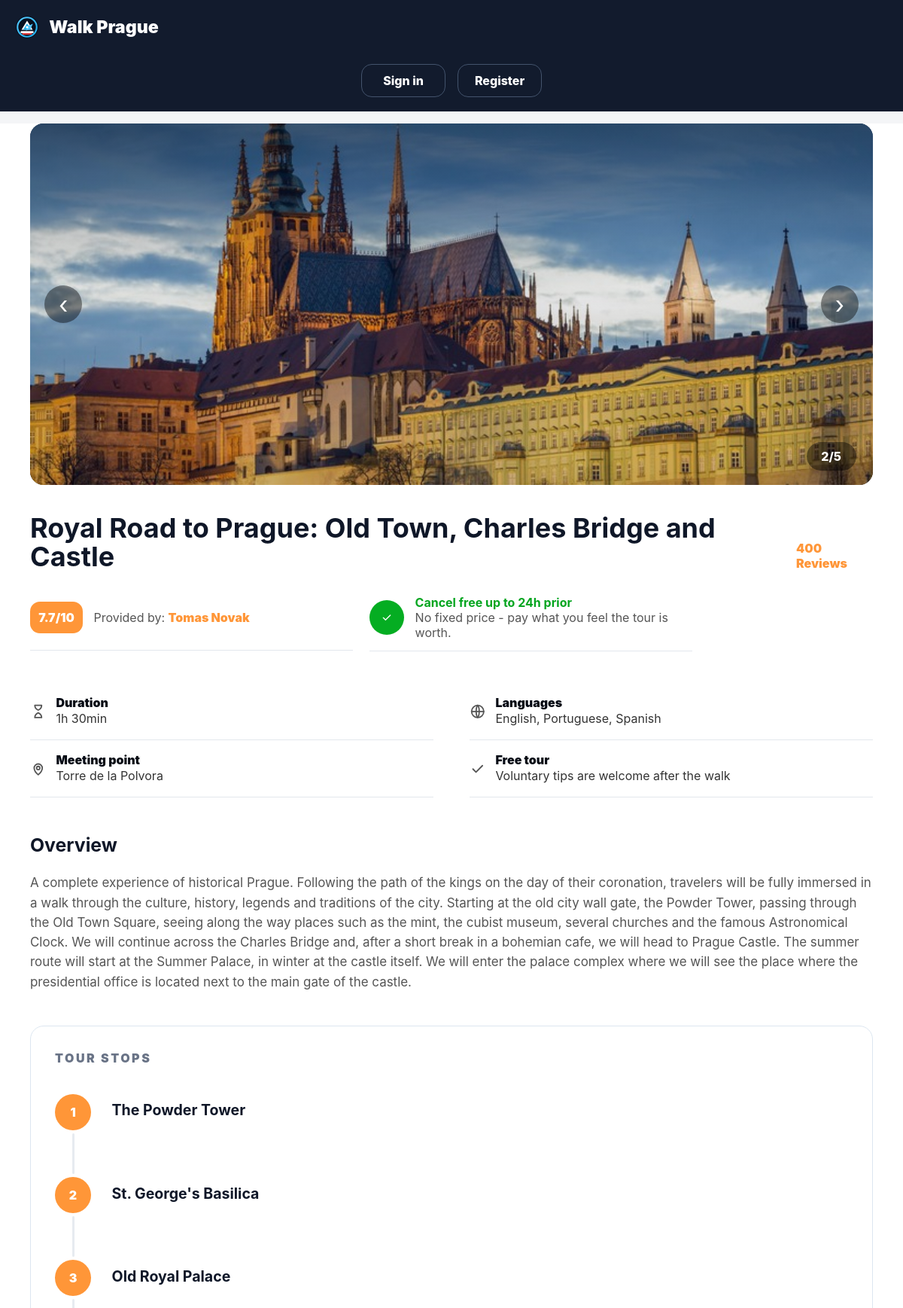
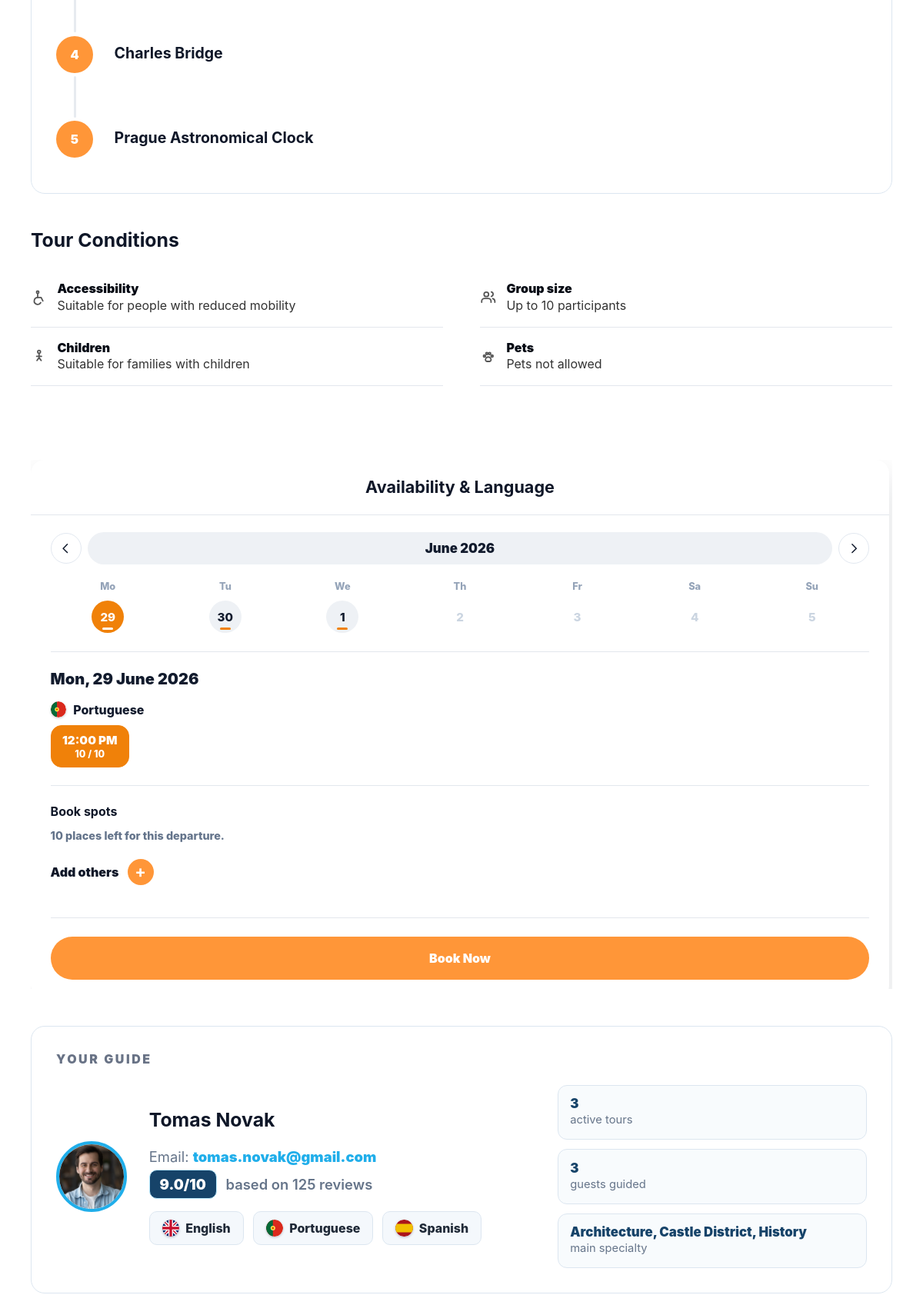
The page /tours/royal-road-to-prague (upper part) on the database its author committed (2 pictures, top to bottom).
### tables this page shows
CREATE TABLE tours (
            id INTEGER PRIMARY KEY AUTOINCREMENT,
            guide_id INTEGER NOT NULL REFERENCES guides(id) ON DELETE CASCADE,
            slug TEXT NOT NULL UNIQUE,
            title TEXT NOT NULL,
            description TEXT NOT NULL,
            meeting_point TEXT NOT NULL,
            duration_minutes INTEGER NOT NULL,
            max_participants INTEGER NOT NULL,
            status TEXT NOT NULL DEFAULT 'active',
            wheelchair_accessible INTEGER NOT NULL DEFAULT 0,
            suitable_for_children INTEGER NOT NULL DEFAULT 0,
            pet_friendly INTEGER NOT NULL DEFAULT 0,
            rating REAL NOT NULL DEFAULT 0,
            review_count INTEGER NOT NULL DEFAULT 0,
            created_at TEXT NOT NULL DEFAULT CURRENT_TIMESTAMP
        );

CREATE TABLE tour_stops (
            id INTEGER PRIMARY KEY AUTOINCREMENT,
            tour_id INTEGER NOT NULL REFERENCES tours(id) ON DELETE CASCADE,
            stop_order INTEGER NOT NULL,
            title TEXT NOT NULL
        );

CREATE TABLE guides (
            id INTEGER PRIMARY KEY AUTOINCREMENT,
            email TEXT NOT NULL UNIQUE,
            password_hash TEXT NOT NULL,
            first_name TEXT NOT NULL,
            last_name TEXT NOT NULL,
            profile_photo TEXT,
            active_since INTEGER NOT NULL DEFAULT 2026,
            rating_average REAL NOT NULL DEFAULT 0,
            total_reviews INTEGER NOT NULL DEFAULT 0,
            guests_guided INTEGER NOT NULL DEFAULT 0,
            created_at TEXT NOT NULL DEFAULT CURRENT_TIMESTAMP
        );

CREATE TABLE guide_languages (
            guide_id INTEGER NOT NULL REFERENCES guides(id) ON DELETE CASCADE,
            language TEXT NOT NULL,
            PRIMARY KEY (guide_id, language)
        );

### app/__init__.py (the view)
    @app.route("/tours/<slug>")
    def tour_detail(slug):
        tour = get_tour_detail(slug)
        if tour is None:
            abort(404)
        admin_view = request.args.get("mode") == "admin"
        participant_view = request.args.get("mode") == "participant"
        staff_view = current_user.is_authenticated and current_user.role in ("guide", "admin")
        already_booked = (
            current_user.is_authenticated
            and current_user.role == "participant"
            and participant_has_active_tour_booking(current_user.id, tour["id"])
        )
        return render_template(
            "tour_detail.html", tour=tour, admin_view=admin_view,
            participant_view=participant_view, staff_view=staff_view,
            already_booked=already_booked,
        )

### app/backend.py (called while the page is built)
def get_db():
    if "db" not in g:
        g.db = sqlite3.connect(current_app.config["DATABASE"])
        g.db.row_factory = sqlite3.Row
        g.db.execute("PRAGMA foreign_keys = ON")
    return g.db

def get_profile_photo_url(raw_photo):
    raw_photo = (raw_photo or "").strip()
    if raw_photo.startswith("http"):
        return raw_photo
    if raw_photo.startswith("img/"):
        rel = raw_photo
    elif raw_photo:
        rel = f"img/{raw_photo}"
    else:
        return DEFAULT_PROFILE_PHOTO
    try:
        static_dir = Path(current_app.root_path) / "static"
        full = static_dir / rel
        if full.exists():
            return f"/static/{rel}"
        for ext in (".jpg", ".jpeg", ".png", ".webp"):
            alt = full.with_suffix(ext)
            if alt.exists():
                return f"/static/{alt.relative_to(static_dir).as_posix()}"
        return DEFAULT_PROFILE_PHOTO
    except RuntimeError:
        return f"/static/{rel}"

def resolve_tour_image(raw):
    raw = (raw or "").strip()
    if raw.startswith("http"):
        return raw
    if not raw:
        return DEFAULT_TOUR_IMAGE
    try:
        static_dir = Path(current_app.root_path) / "static"
        full = static_dir / raw
        if full.exists():
            return f"/static/{raw}"
        for ext in (".jpg", ".jpeg", ".png", ".webp"):
            alt = full.with_suffix(ext)
            if alt.exists():
                return f"/static/{alt.relative_to(static_dir).as_posix()}"
        return DEFAULT_TOUR_IMAGE
    except RuntimeError:
        return f"/static/{raw}"

def tour_schedule_departures(tour_id, days_forward=120, from_dt=None):
    db = get_db()
    now = from_dt or datetime.now()
    horizon = now + timedelta(days=days_forward)
    schedules = db.execute(
        "SELECT * FROM tour_schedules WHERE tour_id = ? AND active = 1",
        (tour_id,),
    ).fetchall()
    departures = []
    for schedule in schedules:
        hours, minutes = map(int, schedule["start_time"].split(":"))
        days_ahead = (schedule["weekday"] - now.weekday()) % 7
        current = (now + timedelta(days=days_ahead)).replace(
            hour=hours, minute=minutes, second=0, microsecond=0
        )
        while current <= horizon:
            if current > now:
                departures.append((schedule, current))
            current += timedelta(days=7)
    departures.sort(key=lambda pair: pair[1])
    return departures

### app/templates/tour_detail.html (shortened to what this page needs)
{% from "_icons.html" import icon %}
<!doctype html>
<html lang="en">
<head>
  <link rel="stylesheet" href="{{ url_for('static', filename='css/main.css') }}">
</head>
<body class="{% if admin_view %}admin-tour-view{% endif %}{% if participant_view %} participant-tour-view{% endif %}">
  <header class="site-header">
    <nav class="nav-bar" aria-label="Main navigation">
      <a class="brand" href="{{ url_for('index') }}" aria-label="Walk Prague home">
        <img class="brand-logo" src="{{ url_for('static', filename='img/walk-prague-logo.svg') }}" alt="">
        <span>Walk Prague</span>
      </a>
      <ul class="auth-nav">
        {% if participant_view %}
        <li><span class="participant-welcome">Welcome {{ current_user.first_name if current_user.is_authenticated else 'Guest' }}</span></li>
        <li><a class="nav-button ghost" href="{{ url_for('participant_dashboard') }}">My profile</a></li>
        <li><a class="nav-button" href="{{ url_for('logout') }}">Sign out</a></li>
        {% else %}
        <li><a class="nav-button ghost" href="{{ url_for('signin') }}">Sign in</a></li>
        <li><a class="nav-button" href="{{ url_for('register') }}">Register</a></li>
        {% endif %}
      </ul>
    </nav>
  </header>
  <main class="tour-detail-page">
    <section class="tour-gallery" aria-label="{{ tour.title }} photos" data-tour-gallery>
      {% set gallery = tour.gallery|default([tour.image]) %}
      {% for image in gallery %}
      <img class="tour-gallery-slide{% if loop.first %} is-active{% endif %}" src="{{ image }}" alt="{{ tour.title }} photo {{ loop.index }}" data-gallery-slide>
      {% endfor %}
      <div class="gallery-shade"></div>
      <button class="gallery-arrow gallery-arrow-left" type="button" aria-label="Previous photo" data-gallery-prev>‹</button>
      <button class="gallery-arrow gallery-arrow-right" type="button" aria-label="Next photo" data-gallery-next>›</button>
      <span class="gallery-count" data-gallery-count>1/{{ gallery|length }}</span>
    </section>
    <section class="tour-detail-layout">
      <article class="tour-detail-content">
        <header class="tour-title-block">
          <h1>{{ tour.title }}</h1>
          <a href="#tour-reviews">{{ tour.reviews }} Reviews</a>
        </header>
        <section class="tour-summary">
          <div class="tour-provider-block">
            <span class="detail-rating">{{ tour.rating }}/10</span>
            <p>Provided by: <a href="#guide-tours">{{ tour.guide }}</a></p>
          </div>
          <div class="booking-note">
            <span>{{ icon('check') }}</span>
            <p><strong>Cancel free up to 24h prior</strong><br>No fixed price - pay what you feel the tour is worth.</p>
          </div>
        </section>
        <section class="tour-facts" aria-label="Tour facts">
          <article><span>{{ icon('duration') }}</span><p><strong>Duration</strong>{{ tour.duration }}</p></article>
          <article><span>{{ icon('language') }}</span><p><strong>Languages</strong>{{ tour.languages }}</p></article>
          <article><span>{{ icon('pin') }}</span><p><strong>Meeting point</strong>{{ tour.meeting_point }}</p></article>
          <article><span>{{ icon('check') }}</span><p><strong>Free tour</strong>Voluntary tips are welcome after the walk</p></article>
        </section>
        <section class="detail-copy">
          <h2>Overview</h2>
          <p>{{ tour.description }}</p>
        </section>
        <section class="tour-stops-card">
          <p class="section-kicker">Tour Stops</p>
          <ol class="tour-stops">
            {% for stop in tour.stops %}
            <li{% if loop.index > 6 %} class="extra-stop is-hidden"{% endif %}>
              <div><strong>{{ stop }}</strong></div>
            </li>
            {% endfor %}
          </ol>
        </section>
        <section class="tour-conditions">
          <h2>Tour Conditions</h2>
          <div>
            <article><span>{{ icon('wheelchair') }}</span><p><strong>Accessibility</strong>{{ 'Suitable for people with reduced mobility' if tour.accessibility.wheelchair_accessible else 'Not wheelchair accessible' }}</p></article>
            <article><span>{{ icon('users') }}</span><p><strong>Group size</strong>Up to {{ tour.max_participants }} participants</p></article>
            <article><span>{{ icon('child') }}</span><p><strong>Children</strong>{{ 'Suitable for families with children' if tour.accessibility.suitable_for_children else 'Not recommended for young children' }}</p></article>
            <article><span>{{ icon('paw') }}</span><p><strong>Pets</strong>{{ 'Pet-friendly' if tour.accessibility.pet_friendly else 'Pets not allowed' }}</p></article>
          </div>
        </section>
      </article>
      <aside class="tour-booking-panel" aria-label="Availability and booking">
        <section class="availability-card">
          <h2>Availability & Language</h2>
          {% if tour.has_availability %}
          <div class="cal" data-calendar
               data-availability="{{ tour.availability|tojson|forceescape }}"
               data-today="{{ tour.today }}">
            <div class="cal-head">
              <button class="cal-nav" type="button" data-cal-prev aria-label="Previous week">{{ icon('chevron','ico cal-chevron cal-chevron-left') }}</button>
              <strong data-cal-month>—</strong>
              <button class="cal-nav" type="button" data-cal-next aria-label="Next week">{{ icon('chevron','ico cal-chevron cal-chevron-right') }}</button>
            </div>
            <div class="cal-weekdays"><span>Mo</span><span>Tu</span><span>We</span><span>Th</span><span>Fr</span><span>Sa</span><span>Su</span></div>
            <div class="cal-days" data-cal-days></div>
            <hr>
            <h3 class="cal-selected-date" data-cal-selected-date></h3>
            <div class="cal-panel" data-cal-panel></div>
          </div>
          {% else %}
          <p class="no-tour-day">No upcoming departures are currently scheduled for this tour.</p>
          {% endif %}
          <hr>
          {% if not admin_view and not staff_view %}
          <section class="party-size" aria-label="Number of participants" data-booking-control>
            <h4>Book spots</h4>
            <p class="booking-capacity-note" data-booking-capacity>8 places left for this departure.</p>
            <div class="guest-booking" data-guest-booking>
              <button class="add-guest-toggle" type="button" data-add-guest-toggle aria-expanded="false">
                <span>Add others</span>
                <strong aria-hidden="true" data-add-guest-symbol>+</strong>
              </button>
            </div>
          </section>
          <hr>
          {% if already_booked %}
          <span class="book-now is-disabled" aria-disabled="true" title="You already have an upcoming booking for this tour">Booked</span>
          {% else %}
          <a class="book-now" href="{{ url_for('participant_dashboard') if participant_view else url_for('signin') }}" data-book-now data-participant-booking="{{ 'true' if participant_view else 'false' }}">Book Now</a>
          {% endif %}
          {% endif %}
        </section>
      </aside>
    </section>
    <section class="guide-profile-card" id="guide-tours">
      <p class="section-kicker">Your Guide</p>
      <div class="guide-profile-grid">
        <img src="{{ tour.guide_photo }}" alt="{{ tour.guide }} profile photo">
        <section class="guide-profile-main">
          <h2>{{ tour.guide }}</h2>
          <p class="guide-email">Email: <a href="mailto:{{ tour.guide_email }}">{{ tour.guide_email }}</a></p>
          {% if tour.guide_reviews and tour.guide_reviews != "0" %}
          <p class="guide-stars"><span>{{ tour.guide_rating }}/10</span> <em>based on {{ tour.guide_reviews }} reviews</em></p>
          {% endif %}
          <div class="guide-languages">
            {% for lang in tour.guide_languages %}<span><img class="lang-flag" src="{{ lang.flag }}" alt=""> {{ lang.name }}</span>{% endfor %}
          </div>
        </section>
        <aside class="guide-side-info">
          <div class="guide-meta-grid">
            <article><strong>{{ tour.guide_tour_count }}</strong><span>active tours</span></article>
            <article><strong>{{ tour.guide_guests }}</strong><span>guests guided</span></article>
            <article><strong>{{ tour.guide_specialty or '—' }}</strong><span>main specialty</span></article>
          </div>
        </aside>
      </div>
    </section>
  </main>
</body>
</html>

### rows shown on the page
tours: title "Royal Road to Prague: Old Town, Charles Bridge and Castle", rating "7.7", meeting_point "Torre de la Polvora", description "A complete experience of historical Prague. Following the path of the kings on the day of their coronation, travelers will be fully immersed in a walk through the culture, history, legends and traditions of the city. Starting at the old city wall gate, the Powder Tower, passing through the Old Town Square, seeing along the way places such as the mint, the cubist museum, several churches and the famous Astronomical Clock. We will continue across the Charles Bridge and, after a short break in a bohemian cafe, we will head to Prague Castle. The summer route will start at the Summer Palace, in winter at the castle itself. We will enter the palace complex where we will see the place where the…", max_participants "10"
tour_stops: title "The Powder Tower"
tour_stops: title "St. George's Basilica"
tour_stops: title "Old Royal Palace"
tour_stops: title "Charles Bridge"
tour_stops: title "Prague Astronomical Clock"
guides: guide_email "tomas.novak@gmail.com"
guide_languages: shows a picture, name "English"
guide_languages: shows a picture, name "Portuguese"
guide_languages: shows a picture, name "Spanish"

### other values the page prints
{{ tour.reviews }} "400"
{{ tour.guide }} "Tomas Novak"
{{ tour.duration }} "1h 30min"
{{ tour.languages }} "English, Portuguese, Spanish"
{{ tour.guide_rating }} "9.0"
{{ tour.guide_reviews }} "125"
{{ tour.guide_tour_count }} "3"
{{ tour.guide_guests }} "3"
{{ tour.guide_specialty or '—' }} "Architecture, Castle District, History"
